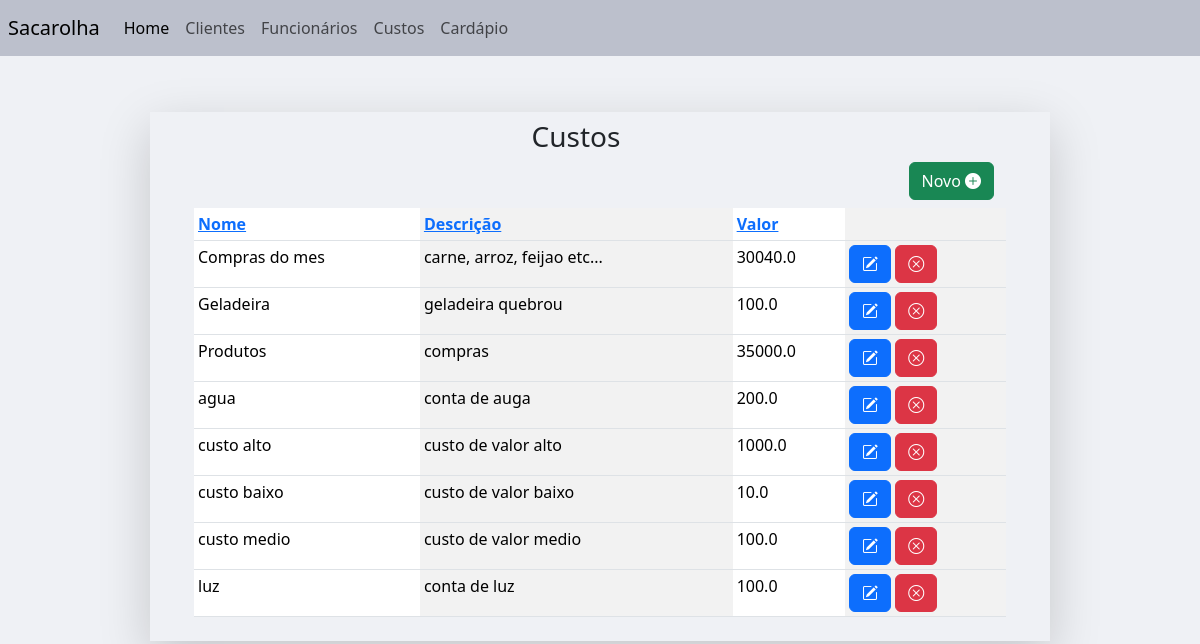
Before: /custo_list (signed in) with the older database file.
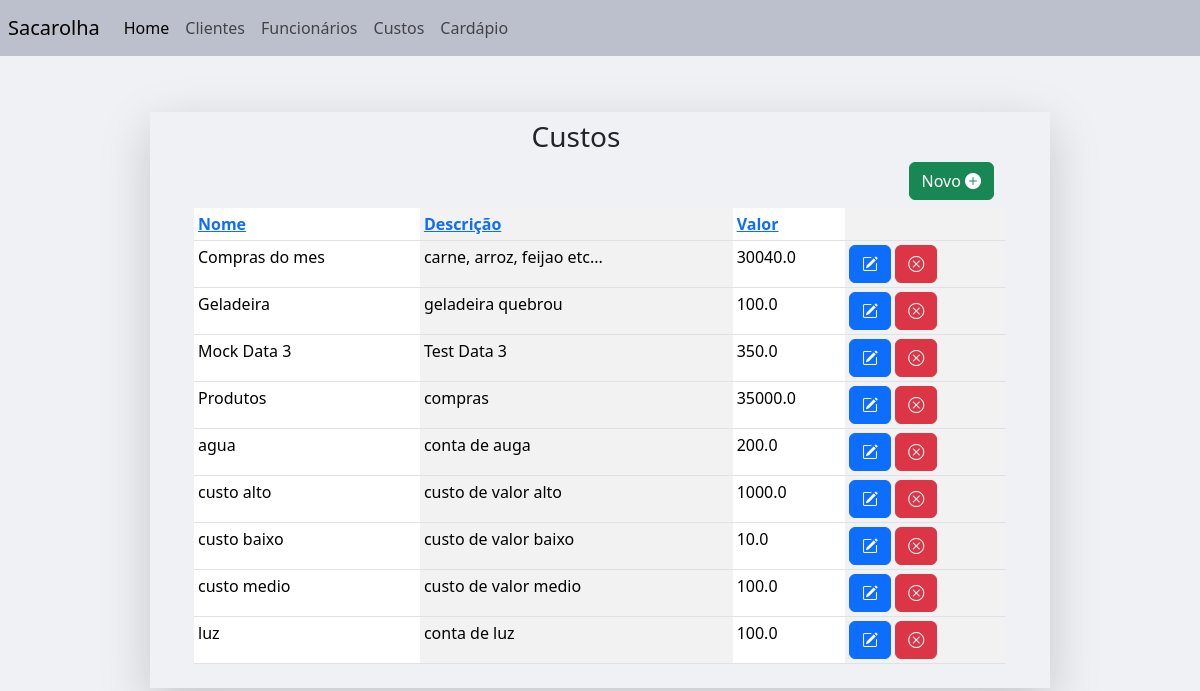
After: the same page with the newer database file.
### main/models.py (models this page shows, shortened)
class RegistroFinanceiro(models.Model):
	category_list = [
		("cliente", "cliente"),
		("custo", "custo"),
		("funcionario", "funcionario"),
	]
	user = models.ForeignKey(User, on_delete=models.CASCADE, null=True)
	name = models.CharField(max_length = 200)
	description = models.CharField(max_length = 200, blank=True)
	value = models.FloatField(validators= [validate_positive])
	category = models.CharField(max_length = 200, choices = category_list)
	state = models.BooleanField(default=True)
	created_at = models.DateTimeField(default=timezone.now)

### main/views.py (the view)
# urls.py: path('custo_list', views.CustoListView.as_view(), name='custo_list'),
class CustoListView(LoginRequiredMixin, ListView):
    login_url = "login"
    template_name = "main/custo/custo_list.html"
    model = RegistroFinanceiro
    def get_queryset(self):
        queryset = super().get_queryset().filter(category='custo')
        order = self.request.GET.get('order', 'asc')
        sort_by = self.request.GET.get('sort', 'name')
        if order == "desc":
            sort_by = f'-{sort_by}'
        queryset= queryset.order_by(sort_by)
        return queryset

### main/templates/main/custo/custo_list.html (shortened to what this page needs)
{%extends "base.html"%}
{%block navbar%}
{%include 'navbar.html'%}
{%endblock navbar%}
{%block content%}
<div align="right" class='pe-5' >
	<h3 align="center">Custos</h3>
<a class='btn btn-success h1' href={%url 'custo_create'%} method='GET'class='h3'>Novo					<i class="bi bi-plus-circle-fill"></i></a>
{%include "main/custo/custo_table.html"%}
</div>
{%endblock content%}

### main/templates/main/custo/custo_table.html
<div class='row ps-5 justify-content-center'>
<table class="table table-striped-columns table-sm">
<thead>
	<tr>
		<th>             <a href="?sort=name&order={% if request.GET.order == 'asc' %}desc{% else %}asc{% endif %}">
			Nome
		</a></th>
		<th>                <a href="?sort=description&order={% if request.GET.order == 'asc' %}desc{% else %}asc{% endif %}">
			Descrição
		</a></th>
		<th>                <a href="?sort=value&order={% if request.GET.order == 'asc' %}desc{% else %}asc{% endif %}">
			Valor
		</a></th>
		<th></th>
	</tr>
</thead>
<tbody>
	{%for object in object_list%}
		{%if object.category == "custo" and object.state == True%}
		<tr>
			<td scope="row">{{object.name}}</td>
			<td scope="row">{{object.description}}</td>
			<td scope="row">{{object.value}}</td>
			<td><a href="{%url 'custo_update' object.id%}" class='btn btn-primary'>
				<i class="bi bi-pencil-square"></i>
			</a>
			<a href="{%url 'custo_softdelete' object.id%}"class='btn btn-danger'>
				<i class="bi bi-x-circle"></i>
			</a>
			</td>
		</tr>
		{%endif%}
	{%endfor%}
</tbody>
</table>
</div>

Changed rows visible on the page:
added RegistroFinanceiro: name "Mock Data 3", description "Test Data 3", value "350.0"
